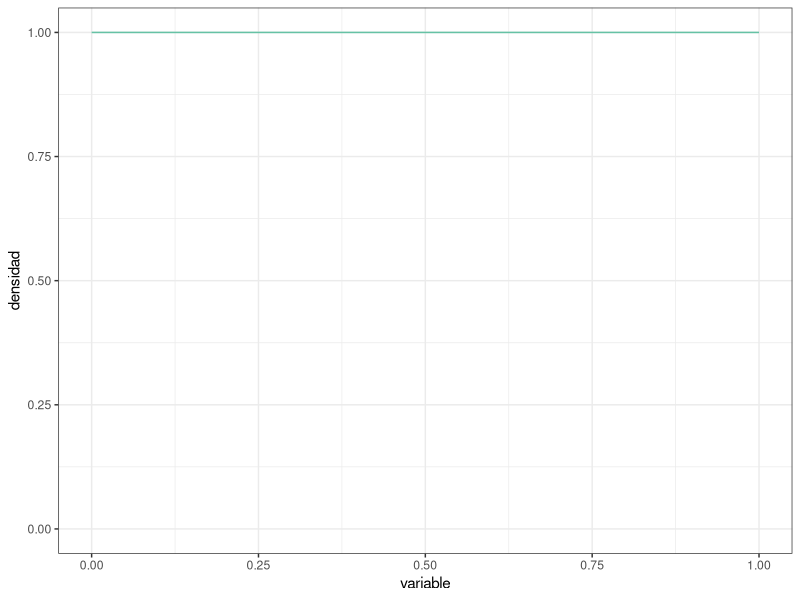
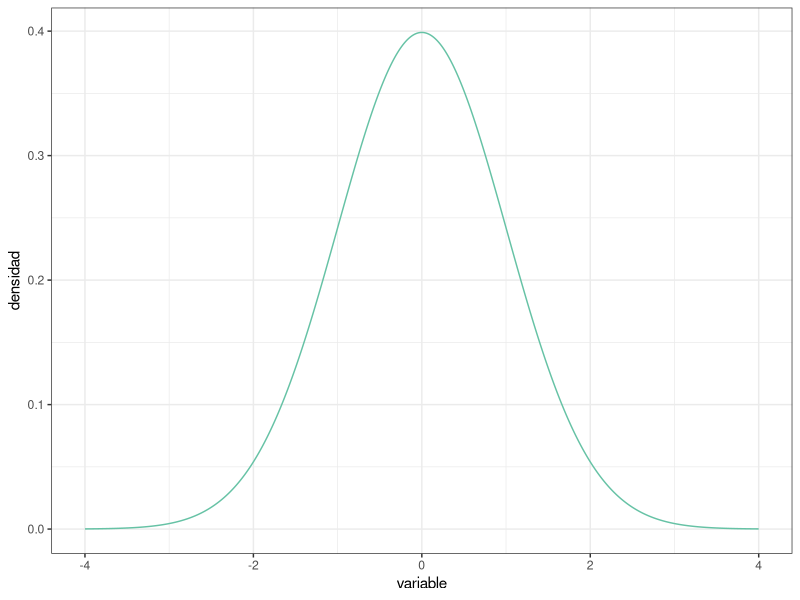
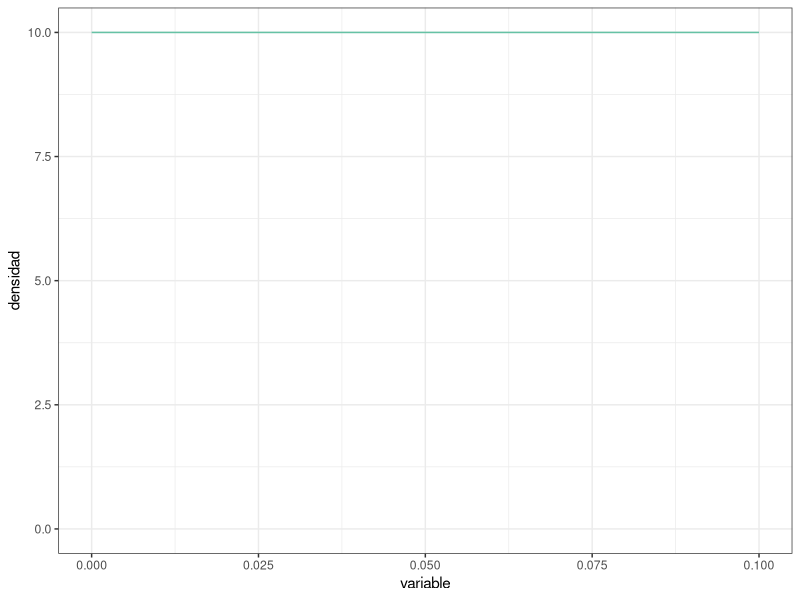
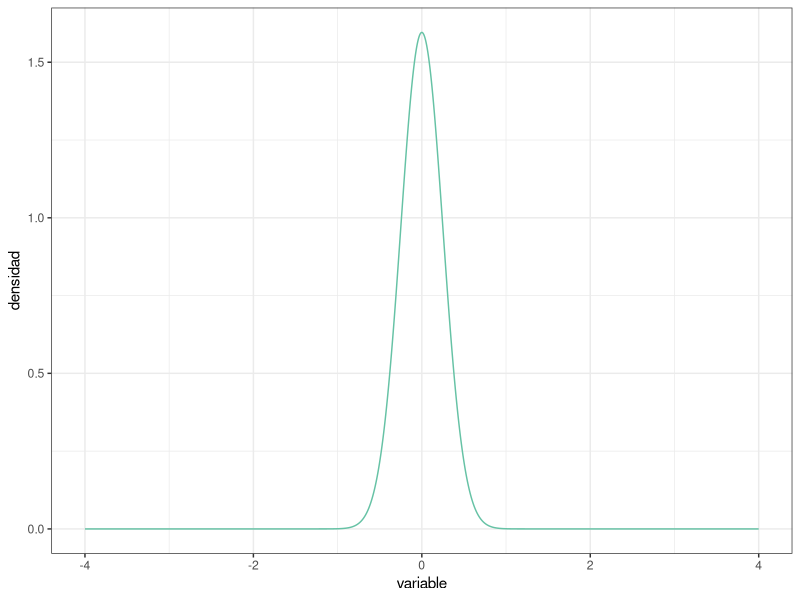
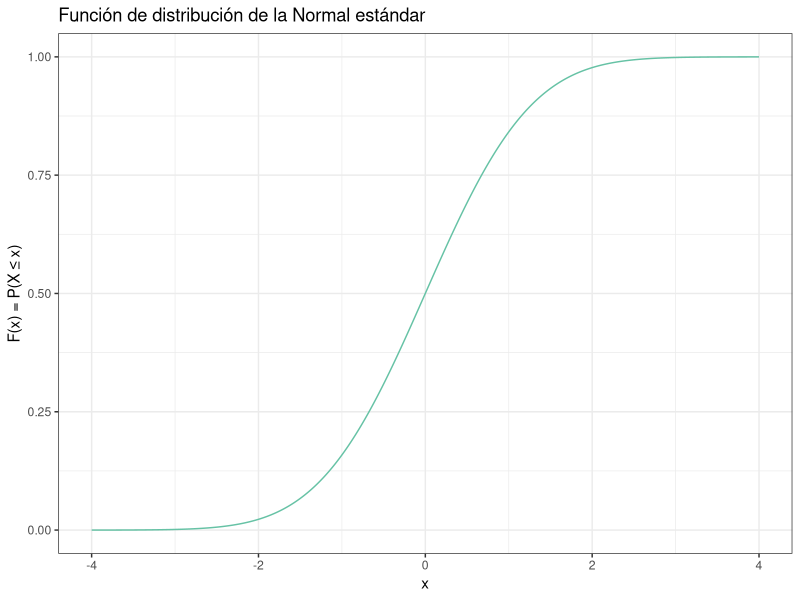
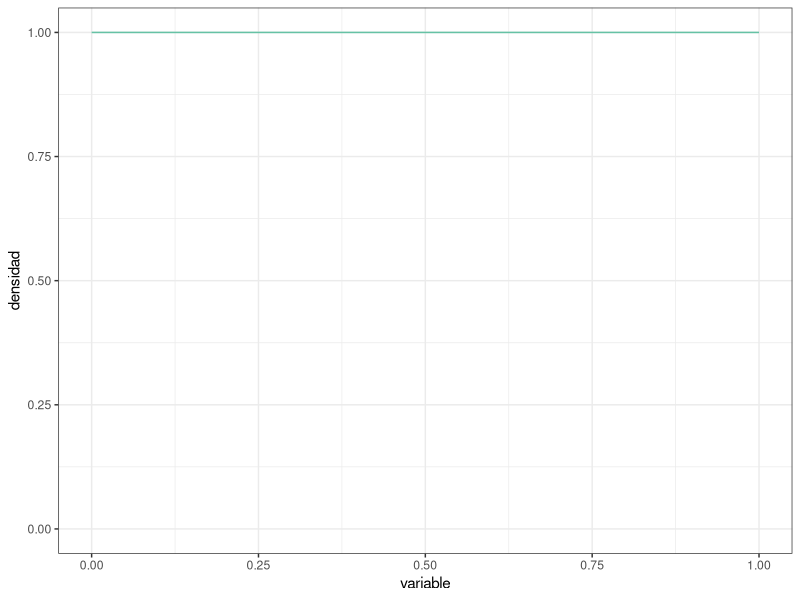
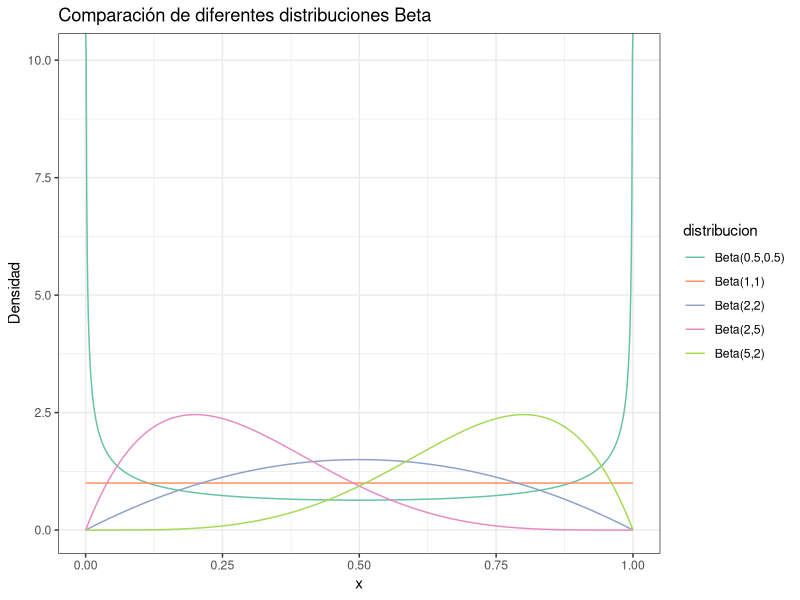
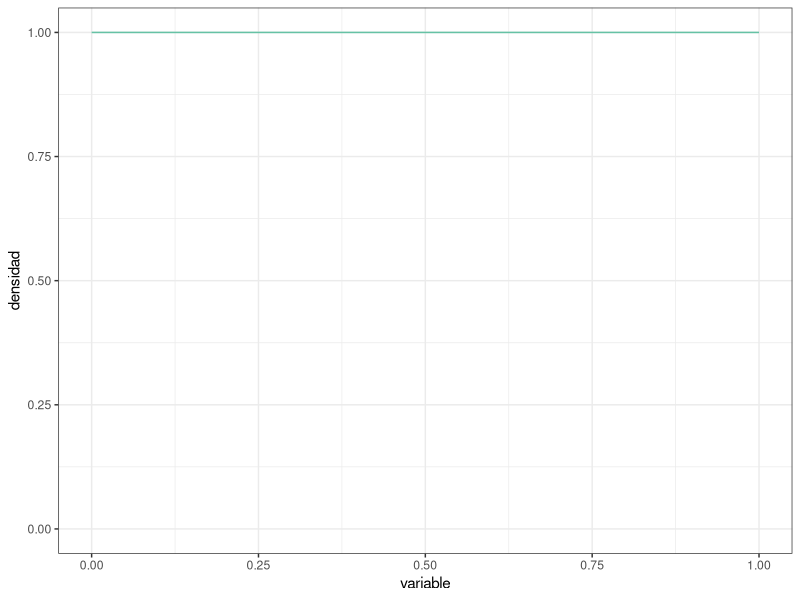

Write R code to recreate these figures, in order. (Note: this script raises an error after producing the figures.)
## ---- chunk 1
#| message: false

# Paquetes:
library(tidyverse)
library(RColorBrewer)


# Configuración de la salida gráfica:

PALETA <- brewer.pal(8, "Set2") # Colores por defecto
color_defecto  <- PALETA[1]
options(ggplot2.discrete.colour = PALETA)

theme_set(theme_bw()) # Tema "neutro" para la representación gráfica
## ---- chunk 2
PREC     <- 1e-3 # Precisión para representar la función de densidad (milésimas)
DENS_INF <- 0    # Rango inferior de la función de densidad
DENS_SUP <- 1    # Rango superior de la función de densidad

uniforme <- tibble( # Esta función crea un "data.frame" o tabla de datos
  variable = seq(from = DENS_INF, to = DENS_SUP, by = PREC),
  densidad = variable |> dunif(min = DENS_INF, max = DENS_SUP)
)

uniforme |> glimpse() # Muestra el objeto con los datos, contiene 2 columnas 

uniforme |> # Usando la tabla de datos antes creada, crea un objeto gráfico
  ggplot(mapping = aes(x = variable, y = densidad)) + # "Mapea" columnas a
                                                      #   coordenadas
  geom_line(color = color_defecto) + # Representa mediante una línea continua
  
  ylim( # Fija el límite inferior a 0 para mostrar el eje y completo:
    0,  # (Usa la propia distribución para establecer el límite superior)
    uniforme |> pull(densidad) |> max()
  )
## ---- chunk 3
DENS_INF <- -4 # Usamos un rango más adecuado para la normal estandarizada
DENS_SUP <-  4

normal <- tibble( # Reutilizamos `PREC` del "chunk" de código anterior
  variable = seq(from = DENS_INF, to = DENS_SUP, by = PREC),
  densidad = variable |> dnorm()
)

# Al cubrir la distribución el rango desde 0 hasta el máximo, en este caso no
#   es necesario establecer los límites manualmente
normal |>
  ggplot(mapping = aes(x = variable, y = densidad)) +
  geom_line(color = color_defecto)
## ---- chunk 4
uniforme |> summarize(integral = PREC * sum(densidad))
## ---- chunk 5
uniforme |> summarize(
  integral = PREC * (sum(densidad) - 0.5 * (first(densidad) + last(densidad)))
)
## ---- chunk 6
normal |> summarize(
  integral = sum(densidad) * PREC
)
## ---- chunk 7
tibble( # Ampliando el rango a [-10, 10]:
  variable = seq(from = -10, to = 10, by = PREC),
  densidad = variable |> dnorm()
) |>
  summarize(integral = sum(densidad) * PREC)

tibble( # Usando precisión de "millonésimas":
  variable = seq(from = DENS_INF, to = DENS_SUP, by = 1e-6),
  densidad = variable |> dnorm()
) |>
  summarize(integral = sum(densidad) * 1e-6) # Misma precisión en la integral
## ---- chunk 8
uniforme |> summarize(
  integral = PREC * sum(densidad),
  integral = integral / integral # Normalización
)

normal |> summarize(
  integral = PREC * sum(densidad),
  integral = integral / integral # Normalización
)
## ---- chunk 9
# Para la distribución uniforme
uniforme |> 
  summarize(max_density = max(densidad))

# Para la distribución normal
normal |> 
  summarize(max_density = max(densidad))
## ---- chunk 10
uniformeEjemplo <- tibble( # Reutilizamos `PREC` del "chunk" de código anterior
  variable = seq(from = 0, to = 0.1, by = PREC),
  densidad = variable |> dunif(min = 0, max = 0.1)
)

# Muestra el objeto
uniformeEjemplo |> glimpse() 

# Representación gráfica
uniformeEjemplo |> 
  ggplot(mapping = aes(x = variable, y = densidad)) + 
  geom_line(color = color_defecto) + 
  ylim(0,
    uniformeEjemplo |> pull(densidad) |> max()
  )

# Pico o Moda de la FD Uniforme
uniformeEjemplo |> 
  summarize(max_density = max(densidad))
## ---- chunk 11
normalEjemplo <- tibble( # Reutilizamos `PREC` y  las DENSIDADES del "chunk" de código anterior
  variable = seq(from = DENS_INF, to = DENS_SUP, by = PREC),
  densidad = variable |> dnorm(, sd = 0.25) # Modificamos la desviación típica
)

# Muestra el objeto
normalEjemplo |> glimpse() 

# Representación gráfica
normalEjemplo |>
  ggplot(mapping = aes(x = variable, y = densidad)) +
  geom_line(color = color_defecto)

# Pico o Moda de la FD Normal
normalEjemplo |> 
  summarize(max_density = max(densidad))
## ---- chunk 12
# Cálculo de la función de distribución normal
distribucionNormal <- tibble( # Reutilizamos `PREC` y  las DENSIDADES del "chunk" de código anterior
  variable = seq(from = DENS_INF, to = DENS_SUP, by = PREC),
  distribucion = cumsum(dnorm(variable)) * PREC # suma acumulativa de las áreas de cada punto/variable calculada de la FD normal
)

# Representación gráfica
distribucionNormal |>
  ggplot(mapping = aes(x = variable, y = distribucion)) +
  geom_line(color = color_defecto) +
  labs(
    x = "x",
    y = "F(x) = P(X ≤ x)",
    title = "Función de distribución de la Normal estándar"
  )
## ---- chunk 13
# Cálculo del valor esperado de la distribución normal
normal |>
  summarize(
    valor_esperado = sum(variable * densidad) * PREC 
  )
## ---- chunk 14
# Cálculo de la función de distribución beta(1,1)
beta_11 <- tibble(
  variable = seq(from = 0, to = 1, by = PREC),
  densidad = dbeta(variable, shape1 = 1, shape2 = 1)
)

# Representación gráfica
beta_11 |>
  ggplot(mapping = aes(x = variable, y = densidad)) +
  geom_line(color = color_defecto) +
  ylim(
    0,
    beta_11 |> pull(densidad) |> max()
  )
## ---- chunk 15
# Cálculo de las funciónes de distribución beta
betas_comparacion <- tibble(
  variable = seq(from = 0, to = 1, by = PREC)
) |>
  mutate(
    "Beta(1,1)" = dbeta(variable, 1, 1),
    "Beta(2,2)" = dbeta(variable, 2, 2),
    "Beta(0.5,0.5)" = dbeta(variable, 0.5, 0.5),
    "Beta(5,2)" = dbeta(variable, 5, 2),
    "Beta(2,5)" = dbeta(variable, 2, 5)
  ) |>
  pivot_longer(
    cols = starts_with("Beta"),
    names_to = "distribucion",
    values_to = "densidad"
  )

# Representación grafica
betas_comparacion |>
  ggplot(mapping = aes(x = variable, y = densidad, color = distribucion)) +
  geom_line() +
  labs(
    x = "x",
    y = "Densidad",
    title = "Comparación de diferentes distribuciones Beta"
  )
## ---- chunk 16
# Cálculo de la función de distribución beta(1,1)
beta_11 <- tibble(
  variable = seq(from = 0, to = 1, by = PREC),
  densidad = dbeta(variable, shape1 = 1, shape2 = 1)
)

# Representación gráfica
beta_11 |>
  ggplot(mapping = aes(x = variable, y = densidad)) +
  geom_line(color = color_defecto) +
  ylim(
    0,
    beta_11 |> pull(densidad) |> max()
  )
## ---- chunk 17
aceptacion_muestra <- tibble(
  id_participante   = 1:22,
  resp_descarga_app = c(
    "Si", "Si", "No", "No", "Si", "Si", "Si", "Si", "No", "Si", "Si",
    "Si", "Si", "Si", "Si", "Si", "No", "Si", "No", "Si", "Si", "Si"
  )
)
## ---- chunk 18
# Calcular y (número de "Si") y n (tamaño de muestra)
datos_resumen <- aceptacion_muestra |>
  summarise(
    n = n(),
    y = sum(resp_descarga_app == "Si")
  )

print(datos_resumen)

# Con prior Beta(1,1) y verosimilitud Binomial: Posterior es Beta(1+y,1+n-y)
# Parámetros de la posterior
posterior_alpha <- 1 + datos_resumen$y
posterior_beta <- 1 + (datos_resumen$n - datos_resumen$y)

# Crear gráfico comparando prior y posterior
tibble(
  theta = seq(from = 0, to = 1, by = PREC)
) |>
  mutate(
    prior = dbeta(theta, shape1 = 1, shape2 = 1),
    posterior = dbeta(theta, shape1 = posterior_alpha, shape2 = posterior_beta)
  ) |>
  pivot_longer(
    cols = c(prior, posterior),
    names_to = "distribucion",
    values_to = "densidad"
  ) |>
  ggplot(aes(x = theta, y = densidad, color = distribucion)) +
  geom_line() +
  labs(
    x = "θ (tasa de aceptación)",
    y = "Densidad",
    title = "Distribución prior y posterior de la tasa de aceptación"
  )
## ---- chunk 19
# Calcular valor esperado y moda de la posterior
valor_esperado <- posterior_alpha / (posterior_alpha + posterior_beta)

# Calculamos la densidad posterior para cada valor de theta con la precisión dada
posterior_densidad <- tibble(
  theta = seq(from = 0, to = 1, by = PREC),
  densidad = dbeta(theta, shape1 = posterior_alpha, shape2 = posterior_beta)
)

# Encontramos la moda numérica (el valor de theta con mayor densidad)
moda_numerica <- posterior_densidad |>
  filter(densidad == max(densidad)) |>
  pull(theta)

# Comparamos el valor esperado con la moda analítica/numérica
cat("Valor esperado de la posterior:", valor_esperado, "\n")
cat("Moda analítica:", moda, "\n")
cat("Moda numérica (considerando PREC):", moda_numerica, "\n")
## ---- chunk 20
aceptacion_muestra_2 <- tibble(
  id_participante   = 1:113,
  resp_descarga_app = c(
    "Si", "Si", "No", "No", "Si", "Si", "Si", "Si", "No", "Si", "Si",
    "Si", "Si", "Si", "Si", "Si", "No", "Si", "No", "Si", "Si", "Si", 
    "No", "Si", "Si", "Si", "Si", "No", "No", "Si", "No", "Si", "Si", 
    "Si", "Si", "Si", "No", "Si", "No", "No", "Si", "No", "Si", "Si", 
    "No", "No", "No", "Si", "No", "No", "Si", "Si", "No", "No", "Si", 
    "No", "Si", "No", "No", "No", "Si", "Si", "No", "Si", "Si", "No", 
    "Si", "Si", "No", "Si", "Si", "No", "Si", "No", "Si", "No", "Si", 
    "No", "No", "No", "Si", "Si", "No", "No", "Si", "Si", "No", "No", 
    "No", "Si", "Si", "No", "Si", "Si", "No", "Si", "Si", "Si", "Si", 
    "No", "Si", "No", "No", "No", "No", "No", "Si", "No", "No", "Si", 
    "Si", "Si", "Si"
  )
)
## ---- chunk 21
# Calcular y y n para la segunda muestra
datos_resumen_2 <- aceptacion_muestra_2 |>
  summarise(
    n = n(),
    y = sum(resp_descarga_app == "Si")
  )

print(datos_resumen_2)

# Prior para segunda muestra = Posterior de primera muestra = Beta(18,6)
prior_2_alpha <- posterior_alpha
prior_2_beta <- posterior_beta

# Posterior después de segunda muestra
posterior_2_alpha <- prior_2_alpha + datos_resumen_2$y
posterior_2_beta <- prior_2_beta + (datos_resumen_2$n - datos_resumen_2$y)

# Comparar las tres distribuciones
tibble(
  theta = seq(from = 0, to = 1, by = PREC)
) |>
  mutate(
    `Prior original` = dbeta(theta, 1, 1),
    `Posterior muestra 1` = dbeta(theta, posterior_alpha, posterior_beta),
    `Posterior muestra 2` = dbeta(theta, posterior_2_alpha, posterior_2_beta)
  ) |>
  pivot_longer(
    cols = starts_with(c("Prior", "Posterior")),
    names_to = "distribucion",
    values_to = "densidad"
  ) |>
  ggplot(aes(x = theta, y = densidad, color = distribucion)) +
  geom_line() +
  labs(
    x = "θ (tasa de aceptación)",
    y = "Densidad",
    title = "Evolución de la distribución de la tasa de aceptación"
  )

# Calcular estimadores para la segunda posterior
# Valor esperado
valor_esperado_2 <- posterior_2_alpha / (posterior_2_alpha + posterior_2_beta)

# Moda (usando método numérico con PREC)
posterior_2_densidad <- tibble(
  theta = seq(from = 0, to = 1, by = PREC),
  densidad = dbeta(theta, posterior_2_alpha, posterior_2_beta)
)

moda_2 <- posterior_2_densidad |>
  filter(densidad == max(densidad)) |>
  pull(theta)

cat("Segunda muestra:\n")
cat("Valor esperado:", valor_esperado_2, "\n")
cat("Moda:", moda_2, "\n")
## ---- chunk 22
aceptacion_muestra_total <- bind_rows(
  aceptacion_muestra, aceptacion_muestra_2
) |>
  mutate(id_participante = row_number()) # Los ID están colapsados en una serie
## ---- chunk 23
# Calcular y y n para la muestra total
datos_resumen_total <- aceptacion_muestra_total |>
  summarise(
    n = n(),
    y = sum(resp_descarga_app == "Si")
  )

print(datos_resumen_total)

# Posterior con datos colapsados (usando prior no informativo Beta(1,1))
posterior_total_alpha <- 1 + datos_resumen_total$y
posterior_total_beta <- 1 + (datos_resumen_total$n - datos_resumen_total$y)

# Comparar todas las distribuciones
tibble(
  theta = seq(from = 0, to = 1, by = PREC)
) |>
  mutate(
    `Prior original` = dbeta(theta, 1, 1),
    `Posterior secuencial` = dbeta(theta, posterior_2_alpha, posterior_2_beta),
    `Posterior datos colapsados` = dbeta(theta, posterior_total_alpha, posterior_total_beta)
  ) |>
  pivot_longer(
    cols = starts_with(c("Prior", "Posterior")),
    names_to = "distribucion",
    values_to = "densidad"
  ) |>
  ggplot(aes(x = theta, y = densidad, color = distribucion)) +
  geom_line() +
  labs(
    x = "θ (tasa de aceptación)",
    y = "Densidad",
    title = "Comparación de posteriores: secuencial vs datos colapsados"
  )

# Calcular estimadores para datos colapsados
valor_esperado_total <- posterior_total_alpha / (posterior_total_alpha + posterior_total_beta)

# Moda (usando método numérico con PREC)
posterior_total_densidad <- tibble(
  theta = seq(from = 0, to = 1, by = PREC),
  densidad = dbeta(theta, posterior_total_alpha, posterior_total_beta)
)

moda_total <- posterior_total_densidad |>
  filter(densidad == max(densidad)) |>
  pull(theta)

cat("Datos colapsados:\n")
cat("Valor esperado:", valor_esperado_total, "\n")
cat("Moda:", moda_total, "\n")
## ---- chunk 24
clase_1 <- tibble(
  id     = 1:27,
  tiempo = c(
    242, 249, 278, 273, 227, 257, 276, 236, 214, 141, 200, 201, 
    228, 271, 160, 275, 156, 246, 293, 306, 263, 247, 224, 160, 277, 
    168, 250
  )
)

clase_2 <- tibble(
  id     = 1:24,
  tiempo = c(
    195, 176, 237, 258, 226, 254, 292, 212, 215, 298, 235, 244, 
    144, 227, 166, 194, 261, 187, 224, 233, 180, 167, 193, 282
  )
)
## ---- chunk 25
# Combinar datos de ambas clases
datos_combinados <- bind_rows(clase_1, clase_2)

# Calcular estadísticos muestrales
estadisticos <- datos_combinados |>
  summarise(
    n = n(),
    media_muestral = mean(tiempo),
    varianza_muestral = var(tiempo)
  )

cat("Estadísticos muestrales:\n")
cat("n =", estadisticos$n, "\n")
cat("media muestral =", round(estadisticos$media_muestral, 2), "\n")
cat("varianza muestral =", round(estadisticos$varianza_muestral, 2), "\n")

## ---- chunk 26
# Parámetros del prior
mu_0 <- 247
sigma2_0 <- 1156
sigma_0 <- sqrt(sigma2_0)

cat("Prior:\n")
cat("μ₀ =", mu_0, "\n")
cat("σ₀² =", sigma2_0, "\n")
## ---- chunk 27
# Cálculo de los parámetros posteriores
n <- estadisticos$n
x_barra <- estadisticos$media_muestral
sigma2 <- estadisticos$varianza_muestral

# Fórmulas para la posterior
mu_n <- (mu_0/sigma2_0 + n*x_barra/sigma2)/(1/sigma2_0 + n/sigma2)
sigma2_n <- 1/(1/sigma2_0 + n/sigma2)

cat("Posterior:\n")
cat("μₙ =", round(mu_n, 2), "\n")
cat("σₙ² =", round(sigma2_n, 2), "\n")
## ---- chunk 28
# Parámetros para el gráfico (4 desviaciones típicas)
rango_x <- c(mu_0 - 4*sigma_0, mu_0 + 4*sigma_0)

# Crear gráfico
tibble(
  x = seq(rango_x[1], rango_x[2], by = PREC)
) |>
  mutate(
    prior = dnorm(x, mean = mu_0, sd = sigma_0),
    posterior = dnorm(x, mean = mu_n, sd = sqrt(sigma2_n))
  ) |>
  pivot_longer(
    cols = c(prior, posterior),
    names_to = "distribucion",
    values_to = "densidad"
  ) |>
  ggplot(aes(x = x, y = densidad, color = distribucion)) +
  geom_line() +
  labs(
    x = "μ (tiempo medio de lectura)",
    y = "Densidad",
    title = "Distribuciones prior y posterior del tiempo medio de lectura"
  )
## ---- chunk 29
# Solución numérica usando la rejilla de valores
posterior_densidad <- tibble(
  mu = seq(from = mu_0 - 4*sqrt(sigma2_0), 
           to = mu_0 + 4*sqrt(sigma2_0), 
           by = PREC),
  densidad = dnorm(mu, mean = mu_n, sd = sqrt(sigma2_n))
)

# Encontrar el máximo numérico (moda)
moda_numerica <- posterior_densidad |>
  filter(densidad == max(densidad)) |>
  pull(mu)

# Calcular la media numérica (valor esperado)
media_numerica <- sum(posterior_densidad$mu * posterior_densidad$densidad * PREC) /
                 sum(posterior_densidad$densidad * PREC)

cat("\nSolución numérica (usando PREC =", PREC, "):\n")
cat("Media numérica =", round(media_numerica, 2), "\n")
cat("Moda numérica =", round(moda_numerica, 2), "\n")
